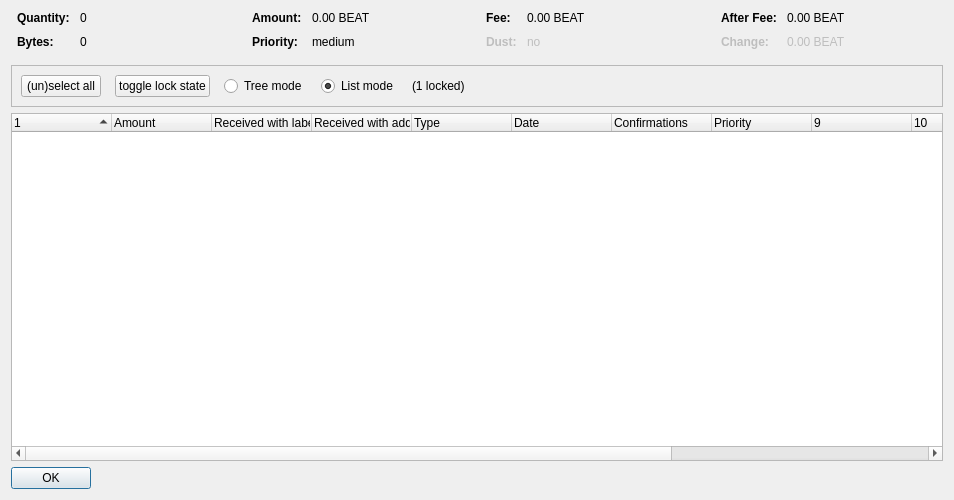
<?xml version="1.0" encoding="UTF-8"?>
<ui version="4.0">
 <class>CoinControlDialog</class>
 <widget class="QDialog" name="CoinControlDialog">
  <property name="geometry">
   <rect>
    <x>0</x>
    <y>0</y>
    <width>954</width>
    <height>500</height>
   </rect>
  </property>
  <property name="windowTitle">
   <string>Coin Selection</string>
  </property>
  <layout class="QVBoxLayout" name="verticalLayout">
   <item>
    <layout class="QHBoxLayout" name="horizontalLayoutTop" stretch="0,0,0,0">
     <property name="topMargin">
      <number>0</number>
     </property>
     <property name="bottomMargin">
      <number>10</number>
     </property>
     <item>
      <layout class="QFormLayout" name="formLayoutCoinControl1">
       <property name="horizontalSpacing">
        <number>10</number>
       </property>
       <property name="verticalSpacing">
        <number>10</number>
       </property>
       <property name="leftMargin">
        <number>6</number>
       </property>
       <property name="rightMargin">
        <number>6</number>
       </property>
       <item row="0" column="0">
        <widget class="QLabel" name="labelCoinControlQuantityText">
         <property name="font">
          <font>
           <weight>75</weight>
           <bold>true</bold>
          </font>
         </property>
         <property name="text">
          <string>Quantity:</string>
         </property>
        </widget>
       </item>
       <item row="0" column="1">
        <widget class="QLabel" name="labelCoinControlQuantity">
         <property name="cursor">
          <cursorShape>IBeamCursor</cursorShape>
         </property>
         <property name="contextMenuPolicy">
          <enum>Qt::ActionsContextMenu</enum>
         </property>
         <property name="text">
          <string notr="true">0</string>
         </property>
         <property name="textInteractionFlags">
          <set>Qt::LinksAccessibleByMouse|Qt::TextSelectableByKeyboard|Qt::TextSelectableByMouse</set>
         </property>
        </widget>
       </item>
       <item row="1" column="0">
        <widget class="QLabel" name="labelCoinControlBytesText">
         <property name="font">
          <font>
           <weight>75</weight>
           <bold>true</bold>
          </font>
         </property>
         <property name="text">
          <string>Bytes:</string>
         </property>
        </widget>
       </item>
       <item row="1" column="1">
        <widget class="QLabel" name="labelCoinControlBytes">
         <property name="cursor">
          <cursorShape>IBeamCursor</cursorShape>
         </property>
         <property name="contextMenuPolicy">
          <enum>Qt::ActionsContextMenu</enum>
         </property>
         <property name="text">
          <string notr="true">0</string>
         </property>
         <property name="textInteractionFlags">
          <set>Qt::LinksAccessibleByMouse|Qt::TextSelectableByKeyboard|Qt::TextSelectableByMouse</set>
         </property>
        </widget>
       </item>
      </layout>
     </item>
     <item>
      <layout class="QFormLayout" name="formLayoutCoinControl2">
       <property name="horizontalSpacing">
        <number>10</number>
       </property>
       <property name="verticalSpacing">
        <number>10</number>
       </property>
       <property name="leftMargin">
        <number>6</number>
       </property>
       <property name="rightMargin">
        <number>6</number>
       </property>
       <item row="0" column="0">
        <widget class="QLabel" name="labelCoinControlAmountText">
         <property name="font">
          <font>
           <weight>75</weight>
           <bold>true</bold>
          </font>
         </property>
         <property name="text">
          <string>Amount:</string>
         </property>
        </widget>
       </item>
       <item row="0" column="1">
        <widget class="QLabel" name="labelCoinControlAmount">
         <property name="cursor">
          <cursorShape>IBeamCursor</cursorShape>
         </property>
         <property name="contextMenuPolicy">
          <enum>Qt::ActionsContextMenu</enum>
         </property>
         <property name="text">
          <string notr="true">0.00 BEAT</string>
         </property>
         <property name="textInteractionFlags">
          <set>Qt::LinksAccessibleByMouse|Qt::TextSelectableByKeyboard|Qt::TextSelectableByMouse</set>
         </property>
        </widget>
       </item>
       <item row="1" column="0">
        <widget class="QLabel" name="labelCoinControlPriorityText">
         <property name="font">
          <font>
           <weight>75</weight>
           <bold>true</bold>
          </font>
         </property>
         <property name="text">
          <string>Priority:</string>
         </property>
        </widget>
       </item>
       <item row="1" column="1">
        <widget class="QLabel" name="labelCoinControlPriority">
         <property name="cursor">
          <cursorShape>IBeamCursor</cursorShape>
         </property>
         <property name="contextMenuPolicy">
          <enum>Qt::ActionsContextMenu</enum>
         </property>
         <property name="text">
          <string>medium</string>
         </property>
         <property name="textInteractionFlags">
          <set>Qt::LinksAccessibleByMouse|Qt::TextSelectableByKeyboard|Qt::TextSelectableByMouse</set>
         </property>
        </widget>
       </item>
      </layout>
     </item>
     <item>
      <layout class="QFormLayout" name="formLayoutCoinControl3">
       <property name="horizontalSpacing">
        <number>10</number>
       </property>
       <property name="verticalSpacing">
        <number>10</number>
       </property>
       <property name="leftMargin">
        <number>6</number>
       </property>
       <property name="rightMargin">
        <number>6</number>
       </property>
       <item row="0" column="0">
        <widget class="QLabel" name="labelCoinControlFeeText">
         <property name="font">
          <font>
           <weight>75</weight>
           <bold>true</bold>
          </font>
         </property>
         <property name="text">
          <string>Fee:</string>
         </property>
        </widget>
       </item>
       <item row="0" column="1">
        <widget class="QLabel" name="labelCoinControlFee">
         <property name="cursor">
          <cursorShape>IBeamCursor</cursorShape>
         </property>
         <property name="contextMenuPolicy">
          <enum>Qt::ActionsContextMenu</enum>
         </property>
         <property name="text">
          <string notr="true">0.00 BEAT</string>
         </property>
         <property name="textInteractionFlags">
          <set>Qt::LinksAccessibleByMouse|Qt::TextSelectableByKeyboard|Qt::TextSelectableByMouse</set>
         </property>
        </widget>
       </item>
       <item row="1" column="0">
        <widget class="QLabel" name="labelCoinControlLowOutputText">
         <property name="enabled">
          <bool>false</bool>
         </property>
         <property name="font">
          <font>
           <weight>75</weight>
           <bold>true</bold>
          </font>
         </property>
         <property name="text">
          <string>Dust:</string>
         </property>
        </widget>
       </item>
       <item row="1" column="1">
        <widget class="QLabel" name="labelCoinControlLowOutput">
         <property name="enabled">
          <bool>false</bool>
         </property>
         <property name="cursor">
          <cursorShape>IBeamCursor</cursorShape>
         </property>
         <property name="contextMenuPolicy">
          <enum>Qt::ActionsContextMenu</enum>
         </property>
         <property name="text">
          <string>no</string>
         </property>
         <property name="textInteractionFlags">
          <set>Qt::LinksAccessibleByMouse|Qt::TextSelectableByKeyboard|Qt::TextSelectableByMouse</set>
         </property>
        </widget>
       </item>
      </layout>
     </item>
     <item>
      <layout class="QFormLayout" name="formLayoutCoinControl4">
       <property name="horizontalSpacing">
        <number>10</number>
       </property>
       <property name="verticalSpacing">
        <number>10</number>
       </property>
       <property name="leftMargin">
        <number>6</number>
       </property>
       <property name="rightMargin">
        <number>6</number>
       </property>
       <item row="0" column="0">
        <widget class="QLabel" name="labelCoinControlAfterFeeText">
         <property name="font">
          <font>
           <weight>75</weight>
           <bold>true</bold>
          </font>
         </property>
         <property name="text">
          <string>After Fee:</string>
         </property>
        </widget>
       </item>
       <item row="0" column="1">
        <widget class="QLabel" name="labelCoinControlAfterFee">
         <property name="cursor">
          <cursorShape>IBeamCursor</cursorShape>
         </property>
         <property name="contextMenuPolicy">
          <enum>Qt::ActionsContextMenu</enum>
         </property>
         <property name="text">
          <string notr="true">0.00 BEAT</string>
         </property>
         <property name="textInteractionFlags">
          <set>Qt::LinksAccessibleByMouse|Qt::TextSelectableByKeyboard|Qt::TextSelectableByMouse</set>
         </property>
        </widget>
       </item>
       <item row="1" column="0">
        <widget class="QLabel" name="labelCoinControlChangeText">
         <property name="enabled">
          <bool>false</bool>
         </property>
         <property name="font">
          <font>
           <weight>75</weight>
           <bold>true</bold>
          </font>
         </property>
         <property name="text">
          <string>Change:</string>
         </property>
        </widget>
       </item>
       <item row="1" column="1">
        <widget class="QLabel" name="labelCoinControlChange">
         <property name="enabled">
          <bool>false</bool>
         </property>
         <property name="cursor">
          <cursorShape>IBeamCursor</cursorShape>
         </property>
         <property name="contextMenuPolicy">
          <enum>Qt::ActionsContextMenu</enum>
         </property>
         <property name="text">
          <string notr="true">0.00 BEAT</string>
         </property>
         <property name="textInteractionFlags">
          <set>Qt::LinksAccessibleByMouse|Qt::TextSelectableByKeyboard|Qt::TextSelectableByMouse</set>
         </property>
        </widget>
       </item>
      </layout>
     </item>
    </layout>
   </item>
   <item>
    <widget class="QFrame" name="frame">
     <property name="minimumSize">
      <size>
       <width>0</width>
       <height>40</height>
      </size>
     </property>
     <property name="frameShape">
      <enum>QFrame::StyledPanel</enum>
     </property>
     <property name="frameShadow">
      <enum>QFrame::Sunken</enum>
     </property>
     <layout class="QHBoxLayout" name="horizontalLayout">
      <item>
       <layout class="QHBoxLayout" name="horizontalLayoutPanel" stretch="0,0,0,0,0,0">
        <property name="spacing">
         <number>14</number>
        </property>
        <item>
         <widget class="QPushButton" name="pushButtonSelectAll">
          <property name="sizePolicy">
           <sizepolicy hsizetype="Maximum" vsizetype="Fixed">
            <horstretch>0</horstretch>
            <verstretch>0</verstretch>
           </sizepolicy>
          </property>
          <property name="text">
           <string>(un)select all</string>
          </property>
          <property name="autoDefault">
           <bool>false</bool>
          </property>
         </widget>
        </item>
        <item>
         <widget class="QPushButton" name="pushButtonToggleLock">
          <property name="sizePolicy">
           <sizepolicy hsizetype="Maximum" vsizetype="Fixed">
            <horstretch>0</horstretch>
            <verstretch>0</verstretch>
           </sizepolicy>
          </property>
          <property name="text">
           <string>toggle lock state</string>
          </property>
          <property name="autoDefault">
           <bool>false</bool>
          </property>
         </widget>
        </item>
        <item>
         <widget class="QRadioButton" name="radioTreeMode">
          <property name="sizePolicy">
           <sizepolicy hsizetype="Maximum" vsizetype="Fixed">
            <horstretch>0</horstretch>
            <verstretch>0</verstretch>
           </sizepolicy>
          </property>
          <property name="text">
           <string>Tree mode</string>
          </property>
         </widget>
        </item>
        <item>
         <widget class="QRadioButton" name="radioListMode">
          <property name="sizePolicy">
           <sizepolicy hsizetype="Maximum" vsizetype="Fixed">
            <horstretch>0</horstretch>
            <verstretch>0</verstretch>
           </sizepolicy>
          </property>
          <property name="text">
           <string>List mode</string>
          </property>
          <property name="checked">
           <bool>true</bool>
          </property>
         </widget>
        </item>
        <item>
         <widget class="QLabel" name="labelLocked">
          <property name="text">
           <string>(1 locked)</string>
          </property>
         </widget>
        </item>
        <item>
         <spacer name="horizontalSpacer">
          <property name="orientation">
           <enum>Qt::Horizontal</enum>
          </property>
          <property name="sizeHint" stdset="0">
           <size>
            <width>40</width>
            <height>20</height>
           </size>
          </property>
         </spacer>
        </item>
       </layout>
      </item>
     </layout>
    </widget>
   </item>
   <item>
    <widget class="CoinControlTreeWidget" name="treeWidget">
     <property name="contextMenuPolicy">
      <enum>Qt::CustomContextMenu</enum>
     </property>
     <property name="sortingEnabled">
      <bool>false</bool>
     </property>
     <property name="columnCount">
      <number>13</number>
     </property>
     <attribute name="headerShowSortIndicator" stdset="0">
      <bool>true</bool>
     </attribute>
     <attribute name="headerStretchLastSection">
      <bool>false</bool>
     </attribute>
     <column>
      <property name="text">
       <string/>
      </property>
     </column>
     <column>
      <property name="text">
       <string>Amount</string>
      </property>
     </column>
     <column>
      <property name="text">
       <string>Received with label</string>
      </property>
     </column>
     <column>
      <property name="text">
       <string>Received with address</string>
      </property>
     </column>
     <column>
      <property name="text">
	<string>Type</string>
      </property>
     </column>
     <column>
      <property name="text">	 
       <string>Date</string>
      </property>
     </column>
     <column>
      <property name="text">
       <string>Confirmations</string>
      </property>
      <property name="toolTip">
       <string>Confirmed</string>
      </property>
     </column>
     <column>
      <property name="text">
       <string>Priority</string>
      </property>
     </column>
     <column>
      <property name="text">
       <string/>
      </property>
     </column>
     <column>
      <property name="text">
       <string/>
      </property>
     </column>
     <column>
      <property name="text">
       <string/>
      </property>
     </column>
     <column>
      <property name="text">
       <string/>
      </property>
     </column>
     <column>
      <property name="text">
       <string/>
      </property>
     </column>
    </widget>
   </item>
   <item>
    <widget class="QDialogButtonBox" name="buttonBox">
     <property name="sizePolicy">
      <sizepolicy hsizetype="Maximum" vsizetype="Fixed">
       <horstretch>0</horstretch>
       <verstretch>0</verstretch>
      </sizepolicy>
     </property>
     <property name="orientation">
      <enum>Qt::Horizontal</enum>
     </property>
     <property name="standardButtons">
      <set>QDialogButtonBox::Ok</set>
     </property>
    </widget>
   </item>
  </layout>
 </widget>
 <customwidgets>
  <customwidget>
   <class>CoinControlTreeWidget</class>
   <extends>QTreeWidget</extends>
   <header>coincontroltreewidget.h</header>
  </customwidget>
 </customwidgets>
 <resources/>
 <connections/>
</ui>
